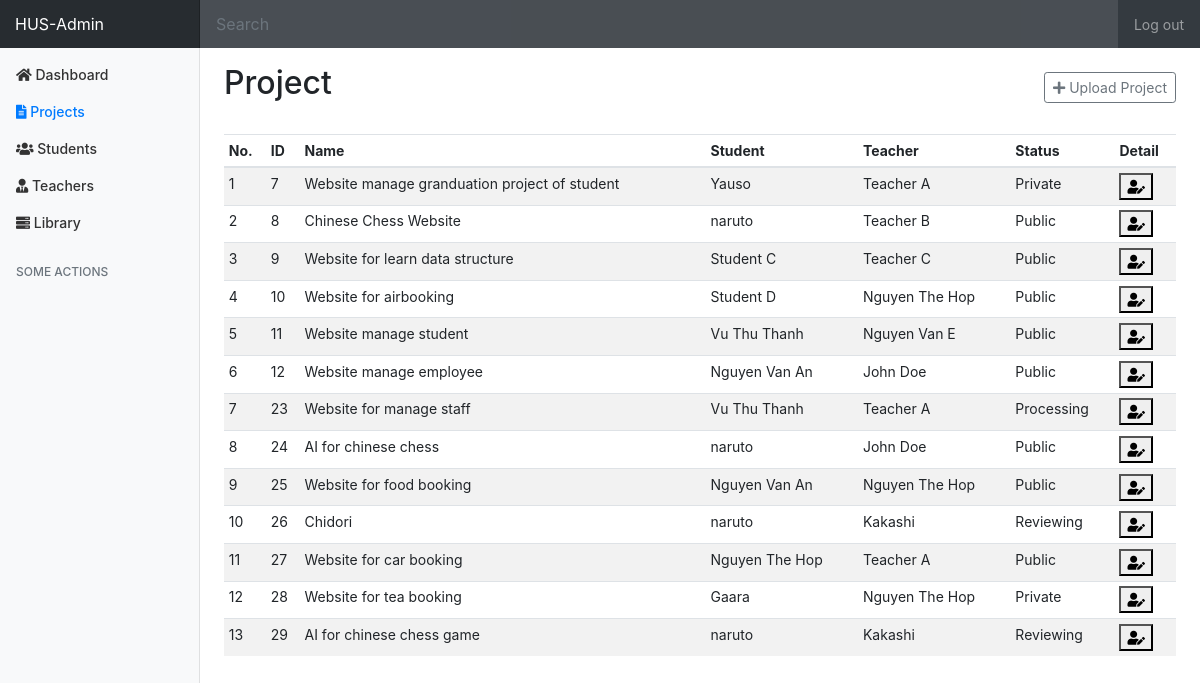
Page /admin/projects (signed in) on the committed database.
### tables this page shows
CREATE TABLE `project` (
  `id` int NOT NULL AUTO_INCREMENT,
  `name` varchar(45) NOT NULL,
  `completed` tinyint(1) DEFAULT NULL,
  `branch_id` int NOT NULL,
  `point` int DEFAULT NULL,
  `curriculum` varchar(20) DEFAULT NULL,
  `faculty` varchar(50) DEFAULT NULL,
  `presentation_day` timestamp NULL DEFAULT NULL,
  `content` varchar(255) DEFAULT NULL,
  `teacher_id` int DEFAULT NULL,
  `student_id` int DEFAULT NULL,
  PRIMARY KEY (`id`),
  KEY `fkIdx_158` (`branch_id`),
  KEY `FK_teacher_project` (`teacher_id`),
  KEY `FK_student_project` (`student_id`),
  CONSTRAINT `FK_158` FOREIGN KEY (`branch_id`) REFERENCES `branch` (`id`),
  CONSTRAINT `FK_student_project` FOREIGN KEY (`student_id`) REFERENCES `student` (`id`) ON DELETE CASCADE ON UPDATE CASCADE,
  CONSTRAINT `FK_teacher_project` FOREIGN KEY (`teacher_id`) REFERENCES `teacher` (`id`) ON DELETE CASCADE ON UPDATE CASCADE
);

### controllers/admin_controller.php (called while the page is built, shortened)
<?php
class AdminController extends BaseController
{
    private $projectService;
    private $studentService;
    private $teacherService;
    private $branchService;
    private $data;
    public function __construct()
    {
        $this->projectService = new ProjectService();
        $this->studentService = new StudentService();
        $this->teacherService = new TeacherService();
        $this->branchService = new BranchService();
        $this->data = array();
    }
    public function renderProjectPage($data)
    {
        $this->file = "admin/admin_project.php";
        $path = './views/' . $this->file;
        include_once($path);
    }
    private function getBranchData(){
        $branches = $this->branchService->getAll();
        $branches_data = array();
        for ($i = 0; $i<count($branches); $i++){
            $data = array(
                "branch_id"=>$branches[$i]->getId(),
                "branch_name"=>$branches[$i]->getName()
            );
            $branches_data[$i] = $data;
        }
        return $branches_data;
    }
    public function getProjectData(){
        $projects = $this->projectService->getAll();
        $project_data = array();
        $i = 0;
        foreach ($projects as $project){
            $data['id'] = $project->getProjectId();
            $data['name'] = $project->getName();
            $student = $this->studentService->findByID($project->getStudentId());
            $data['student'] = $student->getName();
            $teacher = $this->teacherService->findByID($project->getTeacherId());
            $data['teacher'] = $teacher->getName();
            $branch = $this->branchService->findByID($project->getBranchId());
            $data['branch'] = $branch->getName();
            $data['point'] = $project->getPoint();
            if($project->getCompleted() == '0'){
                $data['status'] = "Processing";
            } else if($project->getCompleted() == '3'){
                $data['status'] = "Reviewing";
            } else if($project->getCompleted() == '4'){
                $data['status'] = "Private";
            } else {
                $data['status'] = "Public";
            }
            $data['content'] = $project->getContent();
            $project_data[$i] = $data;
            $i++;
        }
        $this->data['projects'] = $project_data;
        $this->data['branches'] = $this->getBranchData();
        return $this->data;
    }
}

### models/repository/projectDAO/ProjectDAO.php (called while the page is built, shortened)
<?php
class ProjectDAO
{
    public function getAll(): ?array
    {
        $db = DB::getInstance();
        $rows = array();
        $sql = sprintf(ProjectQuery::SELECT_ALL);
        $result = $db->query($sql);
        $i = 0;
        if ($result->num_rows > 0) {
            while ($row = $result->fetch_assoc()) {
                $rows[$i] = $row;
                $i += 1;
            }
            return $rows;
        } else {
            return null;
        }
    }
}

### models/service/ProjectService.php (called while the page is built, shortened)
<?php
require_once('./models/repository/projectDAO/ProjectDAO.php');
class ProjectService
{
    private $projectDAO;
    public function __construct()
    {
        $this->projectDAO = new ProjectDAO();
    }
    public function getAll(): ?array
    {
        $result = $this->projectDAO->getAll();
        $list_project = array();
        if ($result) {
            for ($i = 0; $i < count($result); $i++) {
                $project = new Project($result[$i]['id'], $result[$i]['name'], $result[$i]['completed'], $result[$i]['branch_id'], $result[$i]['point'], $result[$i]['curriculum'], $result[$i]['faculty'], $result[$i]['presentation_day'], $result[$i]['student_id'], $result[$i]['teacher_id']);
                $project->setContent($result[$i]['content']);
                $list_project[$i] = $project;
            }
            return $list_project;
        } else {
            return null;
        }
    }
}

### views/admin/admin_project.php (the view, shortened to what this page needs)
<!doctype html>
<html lang="en">
<head>
    <link rel="stylesheet" href="https://maxcdn.bootstrapcdn.com/bootstrap/4.0.0/css/bootstrap.min.css">
    <link href="/Graduation-Project-Management/assets/css/admin-style.css" rel="stylesheet">
    <link rel="stylesheet" href="https://cdnjs.cloudflare.com/ajax/libs/font-awesome/5.15.1/css/all.min.css">
</head>
<body>
<nav class="navbar navbar-dark sticky-top bg-dark flex-md-nowrap p-0">
    <a class="navbar-brand col-sm-3 col-md-2 mr-0" href="#">HUS-Admin</a>
    <input class="form-control form-control-dark w-100" type="text" placeholder="Search" aria-label="Search" id='search-field' onkeyup="search('project')">
    <ul class="navbar-nav px-3">
        <li class="nav-item text-nowrap">
            <a class="nav-link" href="/Graduation-Project-Management/logout">Log out</a>
        </li>
    </ul>
</nav>
<div class="container-fluid">
    <div class="row">
        <nav class="col-md-2 d-none d-md-block bg-light sidebar">
            <div class="sidebar-sticky">
                <ul class="nav flex-column">
                    <li class="nav-item">
                        <a class="nav-link" href="/Graduation-Project-Management/admin">
                            <i class="fas fa-home"></i>
                            <span>Dashboard</span>
                        </a>
                    </li>
                    <li class="nav-item">
                        <a class="nav-link active" href="/Graduation-Project-Management/admin/projects">
                            <i class="fas fa-file-alt"></i>
                            <span>Projects</span>
                        </a>
                    </li>
                    <li class="nav-item">
                        <a class="nav-link" href="/Graduation-Project-Management/admin/students">
                            <i class="fas fa-users"></i>
                            <span>Students</span>
                        </a>
                    </li>
                    <li class="nav-item">
                        <a class="nav-link" href="/Graduation-Project-Management/admin/teachers">
                            <i class="fas fa-user-tie"></i>
                            <span>Teachers</span>
                        </a>
                    </li>
                    <li class="nav-item">
                        <a class="nav-link" href="/Graduation-Project-Management/library">
                            <i class="fas fa-server "></i>
                            <span>Library</span>
                        </a>
                    </li>
                </ul>
                <h6 class="sidebar-heading d-flex justify-content-between align-items-center px-3 mt-4 mb-1 text-muted">
                    <span>Some Actions</span>
                </h6>
            </div>
        </nav>
        <main role="main" class="col-md-9 ml-sm-auto col-lg-10 pt-3 px-4">
            <div class="d-flex justify-content-between flex-wrap flex-md-nowrap align-items-center pb-2 mb-3">
                <h1 class="h2">Project</h1>
                <div class="btn-toolbar mb-2 mb-md-0">
                    <button type="button" class="btn btn-sm btn-outline-secondary" data-toggle="modal" data-target="#addStudent">
                        <i class="fas fa-plus"></i>
                        Upload Project
                    </button>
                </div>
            </div>
            <div class="table-responsive">
                <table class="table table-striped table-sm" id='data-table'>
                    <thead>
                    <tr>
                        <th>No.</th>
                        <th>ID</th>
                        <th>Name</th>
                        <th>Student</th>
                        <th>Teacher</th>
                        <th>Status</th>
                        <th>Detail</th>
                    </tr>
                    </thead>
                    <tbody>
                    <?php
                    for ($i = 0; $i < count($data['projects']); $i++) {
                        $j = $i + 1;
                        echo "<tr>
                                        <td>" . $j . "</td>
                                        <td>" . $data['projects'][$i]['id'] . "</td>
                                        <td>" . $data['projects'][$i]['name'] . "</td>
                                        <td>" . $data['projects'][$i]['student'] . "</td>
                                        <td>" . $data['projects'][$i]['teacher'] . "</td>
                                        <td>" . $data['projects'][$i]['status'] . "</td>
                                        <td>
                                            <button type='button' data-toggle='modal' data-target='#student-" . $j . "-detail'>
                                                <i class='fas fa-user-edit'></i>
                                            </button>
                                            <div class='modal fade' id='student-" . $j . "-detail' tabindex='-1' role='dialog' aria-hidden='true'>
                                                <div class='modal-dialog' role='document'>
                                                    <div class='modal-content'>
                                                        <div class='modal-body'>
                                                            <form id='updateProject" . $data['projects'][$i]['id'] . "Form' action='/Graduation-Project-Management/admin/projects/update' enctype='multipart/form-data' method='POST'>
                                                                    <input class='form-control' name='project_id' value='" . $data['projects'][$i]['id'] . "' readonly>
                                                                    <input class='form-control' name='name' value='" . $data['projects'][$i]['name'] . "' readonly>
                                                                    <input class='form-control' name='email' value='" . $data['projects'][$i]['student'] . "' readonly>
                                                                    <input class='form-control' name='email' value='" . $data['projects'][$i]['teacher'] . "' readonly>
                                                                    <input class='form-control' name='email' value='" . $data['projects'][$i]['branch'] . "' readonly>
                                                                    <label>Point</label>";
                                                        echo"</form>
                                                        </div>
                                                        <div class='modal-footer'>
                                                            <button type='button' class='btn btn-secondary' data-dismiss='modal'>Close
                                                            </button>
                                                            <button type='submit' class='btn btn-primary' form='updateProject" . $data['projects'][$i]['id'] . "Form'>Save changes
                                                            </button>
                                                        </div>
                                                    </div>
                                                </div>
                                            </div>
                                        </td>
                                    </tr>";
                    }
                    ?>
                    </tbody>
                </table>
            </div>
        </main>
    </div>
</div>
</body>
</html>

### rows in the picture
project: id "7", name "Website manage granduation project of student"
project: id "8", name "Chinese Chess Website"
project: id "9", name "Website for learn data structure"
project: id "10", name "Website for airbooking"
project: id "11", name "Website manage student"
project: id "12", name "Website manage employee"
project: id "23", name "Website for manage staff"
project: id "24", name "AI for chinese chess"
project: id "25", name "Website for food booking"
project: id "26", name "Chidori"
project: id "27", name "Website for car booking"
project: id "28", name "Website for tea booking"
project: id "29", name "AI for chinese chess game"

### other values in the picture
$j "1"
$data['projects'][$i]['student'] "Yauso"
$data['projects'][$i]['teacher'] "Teacher A"
$data['projects'][$i]['status'] "Private"
$j "2"
$data['projects'][$i]['student'] "naruto"
$data['projects'][$i]['teacher'] "Teacher B"
$data['projects'][$i]['status'] "Public"
$j "3"
$data['projects'][$i]['student'] "Student C"
$data['projects'][$i]['teacher'] "Teacher C"
$j "4"
$data['projects'][$i]['student'] "Student D"
$data['projects'][$i]['teacher'] "Nguyen The Hop"
$j "5"
